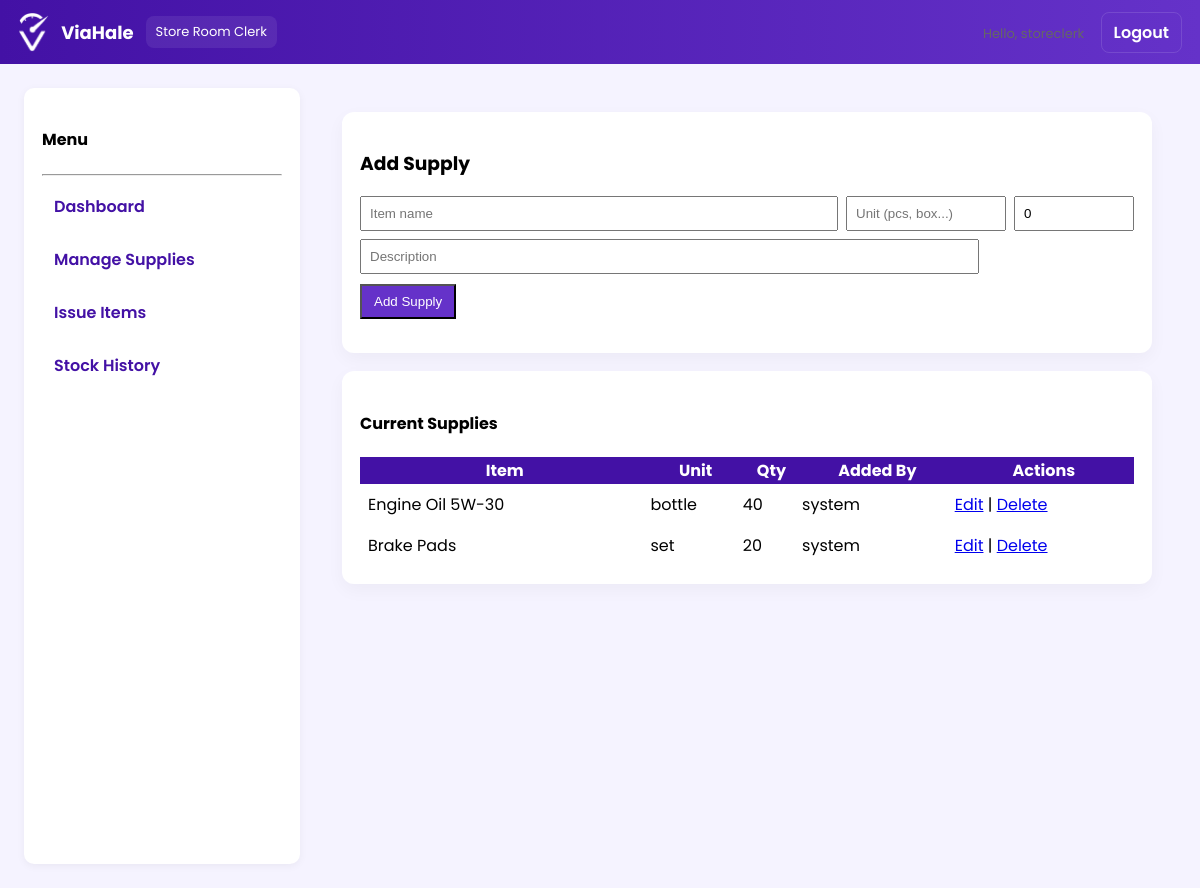
Screenshot of /store_clerk/manage_supplies.php (signed in) with the database file from the repository.
### tables this page shows
CREATE TABLE `supplies` (
  `supply_id` int(11) NOT NULL,
  `item_name` varchar(255) NOT NULL,
  `description` text DEFAULT NULL,
  `quantity` int(11) NOT NULL DEFAULT 0,
  `unit` varchar(50) DEFAULT NULL,
  `created_by` varchar(100) DEFAULT NULL,
  `created_at` timestamp NOT NULL DEFAULT current_timestamp()
);

### store_clerk/manage_supplies.php (the view, shortened to what this page needs)
<?php
require __DIR__ . '/../includes/db.php';
include __DIR__ . '/../includes/storeclerk_navbar.php';
$editSupply = null;
$supplies = $conn->query("SELECT * FROM supplies ORDER BY created_at DESC LIMIT 500");
?>
<!doctype html><html><head><meta charset="utf-8"><title>Manage Supplies</title></head><body>
<div style="display:flex;gap:18px;padding:24px">
  <div class="sidebar">
    <h4>Menu</h4><hr>
    <a href="../store_clerk/dashboard.php"> Dashboard</a>
    <a href="../store_clerk/manage_supplies.php"> Manage Supplies</a>
    <a href="../store_clerk/issue_supplies.php"> Issue Items</a>
    <a href="../store_clerk/history.php"> Stock History</a>
  </div>
  <div style="flex:1" class="container-main">
    <div class="card">
      <h3><?php echo $editSupply ? 'Edit Supply' : 'Add Supply'; ?></h3>
      <form method="post">
        <div style="display:flex;gap:8px">
          <input name="item_name" required placeholder="Item name" value="<?php echo $editSupply['item_name'] ?? ''; ?>" style="flex:1;padding:8px">
          <input name="unit" placeholder="Unit (pcs, box...)" value="<?php echo $editSupply['unit'] ?? ''; ?>" style="width:160px;padding:8px">
          <input name="quantity" type="number" required placeholder="Qty" value="<?php echo $editSupply['quantity'] ?? 0; ?>" style="width:120px;padding:8px">
        </div>
        <div style="margin-top:8px">
          <input name="description" placeholder="Description" value="<?php echo $editSupply['description'] ?? ''; ?>" style="width:80%;padding:8px">
        </div>
        <div style="margin-top:10px">
          <?php if($editSupply): ?>
            <button type="submit" name="update" style="background:#6532C9;color:#fff;padding:8px 12px">Update</button>
            <a href="manage_supplies.php" style="margin-left:8px">Cancel</a>
          <?php else: ?>
            <button type="submit" name="create" style="background:#6532C9;color:#fff;padding:8px 12px">Add Supply</button>
          <?php endif; ?>
        </div>
      </form>
    </div>
    <div class="card">
      <h4>Current Supplies</h4>
      <table style="width:100%;border-collapse:collapse">
        <thead style="background:#4311A5;color:#fff"><tr><th>Item</th><th>Unit</th><th>Qty</th><th>Added By</th><th>Actions</th></tr></thead>
        <tbody>
        <?php while($r = $supplies->fetch_assoc()): ?>
          <tr>
            <td style="padding:8px"><?php echo htmlspecialchars($r['item_name']);?></td>
            <td><?php echo htmlspecialchars($r['unit']);?></td>
            <td><?php echo (int)$r['quantity'];?></td>
            <td><?php echo htmlspecialchars($r['created_by']);?></td>
            <td>
              <a href="manage_supplies.php?edit=<?php echo $r['supply_id']; ?>">Edit</a> |
              <a href="manage_supplies.php?delete=<?php echo $r['supply_id']; ?>" onclick="return confirm('Delete this item?')">Delete</a>
            </td>
          </tr>
        <?php endwhile; ?>
        </tbody>
      </table>
    </div>
  </div>
</div>
</body></html>

### includes/storeclerk_navbar.php (style rules this page uses)
:root { --vh-color1:#6532C9;--vh-color2:#4311A5;--vh-accent:#9A66FF;--vh-bg:#f5f3ff }
body { font-family:'Poppins',sans-serif;background:var(--vh-bg);margin:0 }
.sidebar { width:240px;background:#fff;min-height:calc(100vh - 60px);padding:18px;border-radius:10px;box-shadow:0 2px 8px rgba(0,0,0,0.05) }
.sidebar a { display:block;padding:10px 12px;color:#4311A5;text-decoration:none;border-radius:8px;margin-bottom:8px;font-weight:600 }
.container-main { padding:24px }
.card { background:#fff;border-radius:12px;padding:18px;box-shadow:0 6px 18px rgba(0,0,0,0.04);margin-bottom:18px }

### rows the page displays
supplies: item_name "Engine Oil 5W-30", unit "bottle", quantity "40", created_by "system"
supplies: item_name "Brake Pads", unit "set", quantity "20", created_by "system"

### other values shown
$username "storeclerk"
